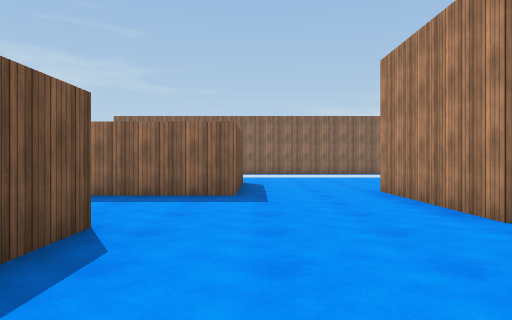
View 1 (above)

24 first-person views from a walk through a 3-D level made in the Unity game engine. The camera is 1.2 m above the floor, looks level and sees 70° across. The floor is counted in squares, 2 m on a side. Each view is taken from the middle of a square. On the plan, view 1 faces up. The plan holds only what a view shows up to about 10 squares ahead; the rest is blank. The place goes on beyond the plan. The player is left out. Some animated figures are not drawn. Surface patterns are stand-ins for the level's own textures.

View 2
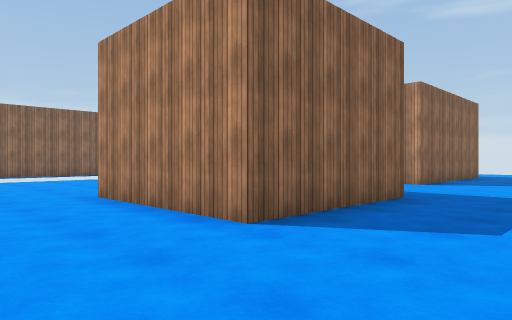

View 3
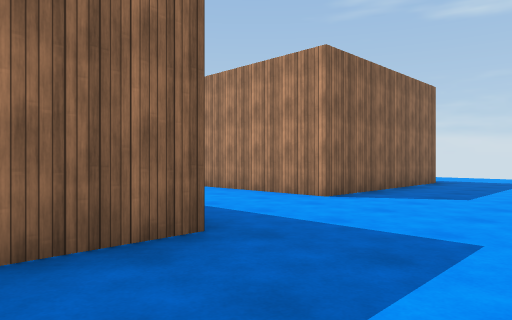

View 4
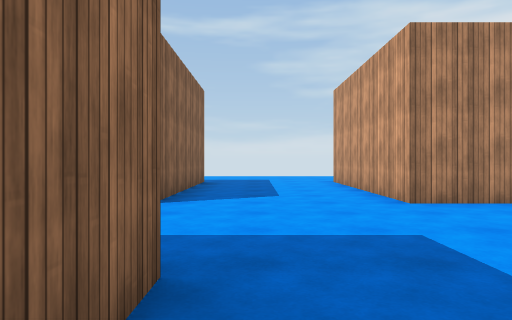

View 5
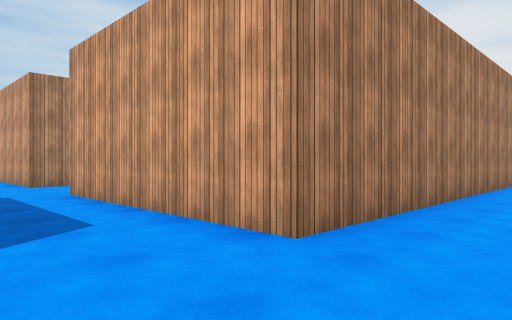

View 6
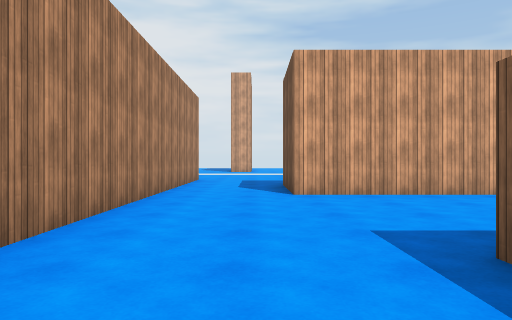

View 7
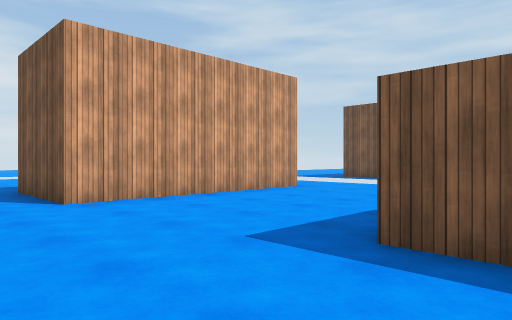

View 8
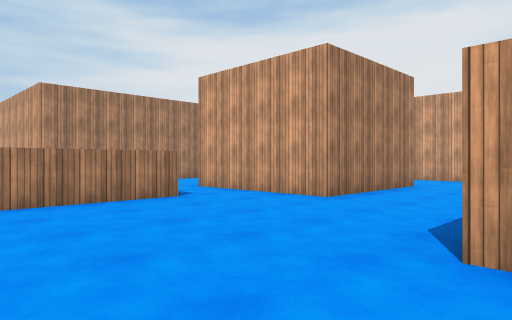

View 9
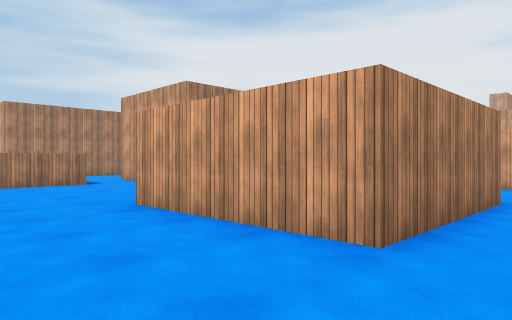

View 10
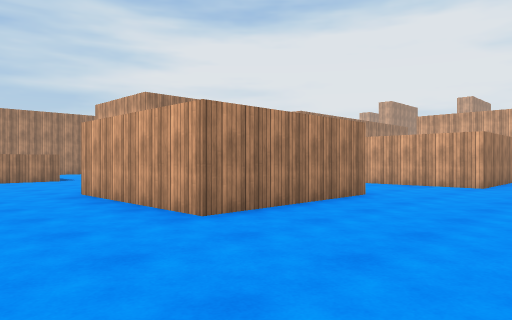

View 11
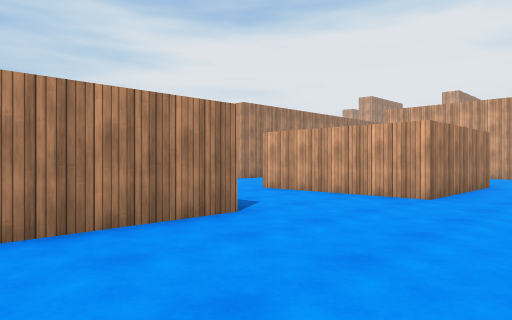

View 12
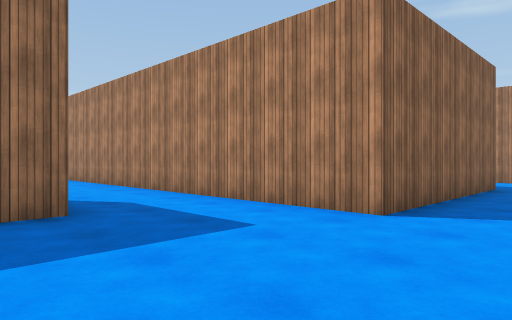

View 13
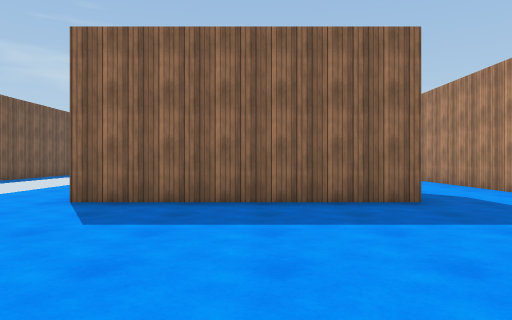

View 14
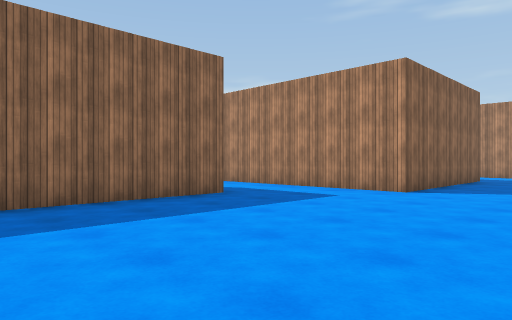

View 15
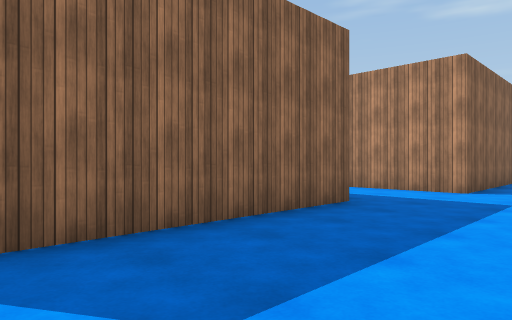

View 16
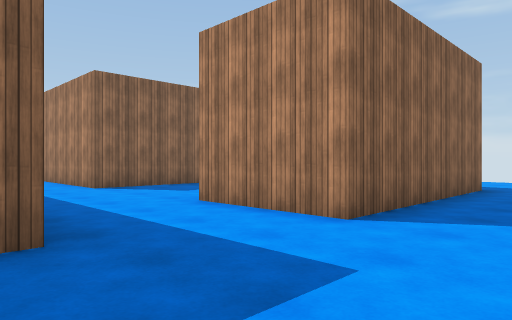

View 17
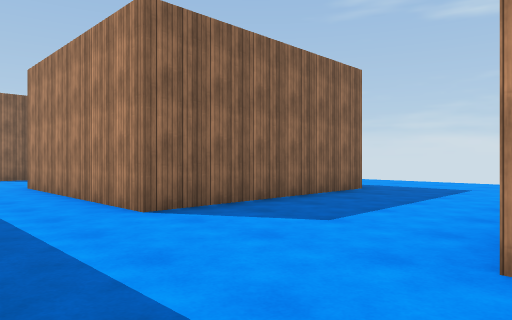

View 18
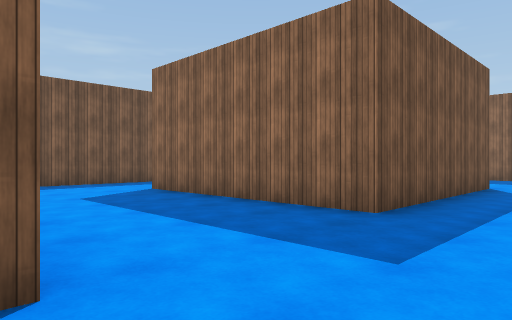

View 19
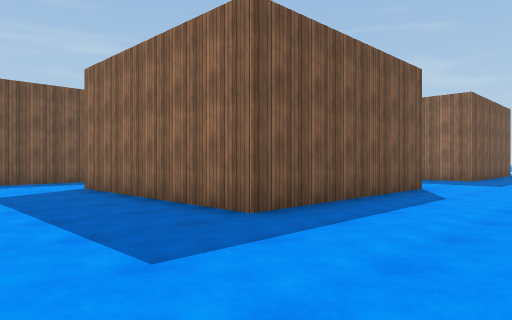

View 20
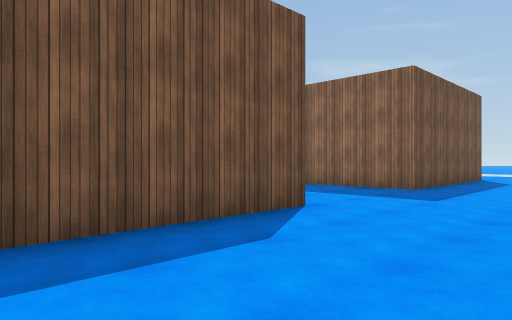

View 21
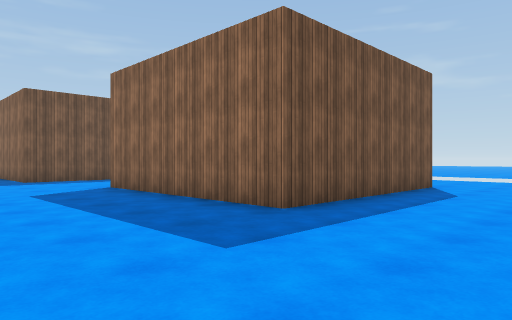

View 22
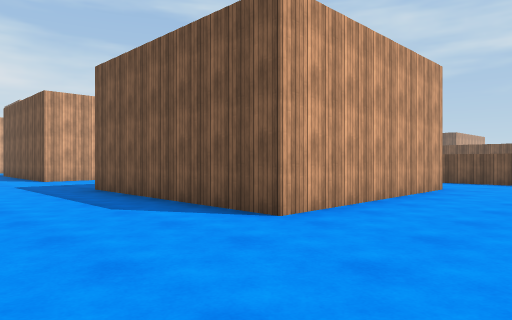

View 23
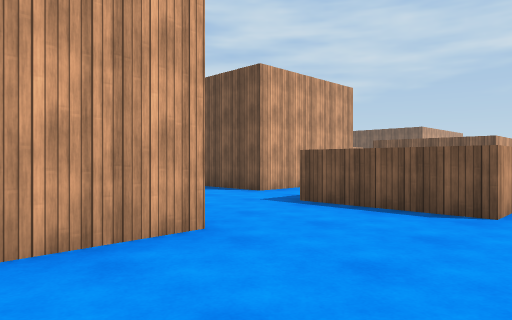

View 24
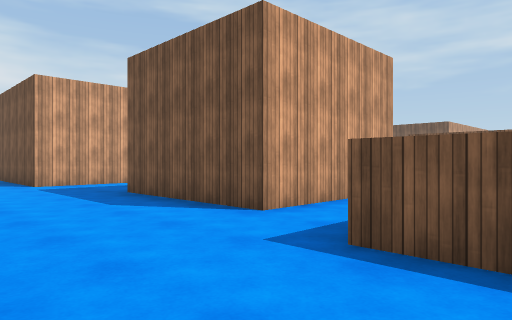

### Floor plan
Points are (right, up) in squares from view 1. A wall is a line through its corners. A room is listed if a view was taken in it or the views show most of it. See-through windows are left out.
Room 1 (views 1, 2, 3, 4, 5, 6, 7, 8, 9, 10, 11, 12, 13, 14, 15, 16, 17, 18, 19, 20, 21, 22, 23, 24)
walls: (5.9, 3.5) (2.4, 3.5) (2.4, 7) (5.9, 7) (5.9, 3.5); (9, 0.8) (14, 0.8) (14, -4.1) (9, -4.1) (9, 0.8); (4.2, 8.5) (4.2, 11.1); (9, 9.4) (14, 9.4) (14, 4.4) (9, 4.4) (9, 7.8); (-0.3, 9.1) (-0.3, 6.2) (-2.9, 6.2); (-5, -0.2) (-5, 3.3) (-1.5, 3.3) (-1.5, -0.2); (6, 11.1) (6.7, 11.1) (6.7, 8.6); (-3.8, 6.1) (-3.8, 9.6) (-0.2, 9.6); (6.9, -9.2) (1.8, -9.2) (1.8, 0.8) (6.7, 0.8) (6.7, -5.6); (-5.8, -4.3) (-0.7, -4.3) (-0.7, -6.8) (-5.8, -6.8); (14.2, -10.1) (9.3, -10.1) (9.3, -7.5)

Positions as (right, up) in squares from view 1, and headings:
1: (0, 0), facing up
2: (0, 1), facing up-right
3: (4, 1), facing up-right
4: (4, 3), facing right
5: (0, 3), facing down-right
6: (0, 2), facing down
7: (1, 1), facing down-left
8: (-1, 12), facing down-right
9: (-5, 12), facing down-right
10: (-7, 12), facing down-right
11: (-7, 9), facing down-right
12: (-2, -11), facing up-right
13: (-3, -12), facing up
14: (-5, -12), facing up-right
15: (2, -12), facing up-right
16: (6, -12), facing up-right
17: (7, -8), facing up-right
18: (16, -8), facing up-left
19: (17, -7), facing up-left
20: (17, -3), facing up-left
21: (17, 1), facing up-left
22: (17, 12), facing down-left
23: (11, 12), facing down-left
24: (9, 10), facing down-left
